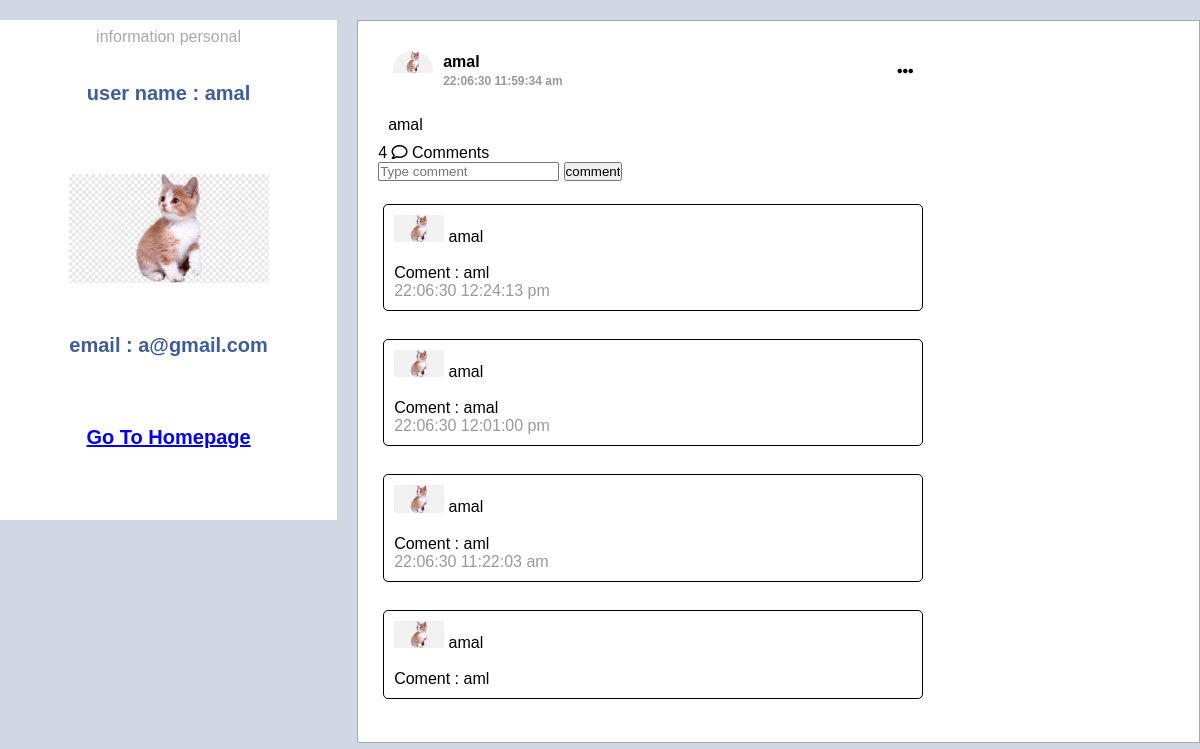
The page /profile.php (signed in) on the database its author committed.
### tables this page shows
CREATE TABLE `users` (
  `userId` int(255) NOT NULL,
  `username` varchar(255) NOT NULL,
  `email` varchar(255) NOT NULL,
  `password` varchar(255) NOT NULL,
  `name_img` varchar(255) NOT NULL
);

CREATE TABLE `user_post` (
  `post_id` int(255) NOT NULL,
  `userId` int(255) NOT NULL,
  `written_text` varchar(255) NOT NULL,
  `comments` int(255) NOT NULL,
  `likes` int(255) NOT NULL,
  `created_datetime` text NOT NULL,
  `img_url` int(255) DEFAULT NULL
);

CREATE TABLE `post_comment` (
  `comment_id` int(255) NOT NULL,
  `post_id` int(255) NOT NULL,
  `userId` int(255) NOT NULL,
  `comment_text` varchar(255) NOT NULL,
  `created_datetime` varchar(255) NOT NULL
);

### profile.php (the view, shortened to what this page needs)
<?php
require "config.php";
$name = $_SESSION['username'];
$userId = $_SESSION['user_Id'];
$email = $_SESSION['email'];
?>
<!DOCTYPE html>
<html lang="en">
<head>
    <link rel="stylesheet" href="https://cdnjs.cloudflare.com/ajax/libs/font-awesome/5.15.4/css/all.min.css" />
    <link rel="stylesheet" type="text/css" href="stylehome.css">
</head>
<body style="background:#d0d8e4">
    <div style="display:flex;">
        <div style="min-height:400px;flex:1;">
            <div id="friend-bar">
                information personal <br>
                <br>
                <br>
                <div id="friends">
                    <p>user name : <?php echo $name ?></p>
                    <br>
                    <br>
                    <br>
                    <?php
                    $sql3 = "SELECT name_img from users WHERE userId=" . $userId;
                    $result = mysqli_query($conn, $sql3);
                    if ($result->num_rows > 0) {
                        while ($row = $result->fetch_assoc()) {
                            $img = './image/' . $row['name_img'];
                            echo "<img src='$img' style='max-width:200px ';>";
                        }
                    }
                    ?>
                    <br>
                    <br>
                    <br>
                    <p> email : <?php echo $email; ?></p>
                    <br>
                    <br>
                    <br>
                    <a href="homepage.php" style="text-align: center;">
                        Go To Homepage
                    </a>
                </div>
            </div>
        </div>
        <div style="min-height:400px;flex:2.5;padding:20px;padding-right:0px">
            <div style="border:solid thin #aaa ; padding:10px; background-color:white">
                <?php
                $sql2 = "SELECT p.written_text, p.created_datetime, p.userId, p.post_id,u.username, u.name_img
                FROM user_post as p JOIN users as u WHERE p.userId = u.userId and p.userId = $_SESSION[user_Id] ORDER BY p.created_datetime DESC";
                $res = mysqli_query($conn, $sql2);
                if ($res->num_rows > 0) {
                    while ($row = $res->fetch_assoc()) {
                        $comments_count_result = mysqli_query($conn, "SELECT COUNT(*) FROM post_comment WHERE post_id = $row[post_id]");
                        $count_row = $comments_count_result->fetch_array();
                        $comments_count = $count_row[0];
                        $img = './image/' . $row['name_img'];
                        echo '<div class="post">
    <div class="post-top">
        <div class="dp">
            <img src="' . $img . '" alt="">
        </div>
        <div class="post-info">' .
                            '<p class="name">' . $row['username'] . '</p>' .
                            '<span class="time">' . $row['created_datetime'] . '</span>' .
                            '</div>
    <i class="fas fa-ellipsis-h"></i>
    </div>
<div class="post-content">' .
                            $row['written_text'] .
                            '</div>' .
                            '<div>
    <span>' . $comments_count . '</span>
    <i class="far fa-comment"></i>
    <span>Comments</span>
    <br>
    <form method="post" action="">
        <input type="hidden" name="post_id" value= ' . $row['post_id'] . '>
        <input type="text" name="comment" placeholder="Type comment" >
        <input type="submit" value="comment" name="subcomment">
    </form>
    <div class = "commentst">' . '<br>';
                        $sql = "SELECT c.comment_text ,c.created_datetime ,c.userId ,c.comment_id,c.post_id,
    u.username FROM post_comment as c JOIN users as u WHERE post_id = $row[post_id] and
     u.userId = c.userId  ORDER BY c.created_datetime DESC";
                        $res2 = mysqli_query($conn, $sql);
                        if ($res2->num_rows > 0) {
                            while ($row2 = $res2->fetch_assoc()) {
                                $img = './image/' . $row['name_img'];
                                echo '<div class = "comments">';
                              echo "<img src='$img' style='max-width:50px ';>" .
                                    "<span>  $row2[username] </span>" . '<br>' . '<br>' .
                                    "<p> Coment : $row2[comment_text] </p>" .
                                    "<span class = 'time'> $row2[created_datetime] </span>" . '</div>' . '<br>';
                            }
                        }
                        echo '</div></div>
</div>';
                    }
                }
                ?>
            </div>
        </div>
    </div>
</body>
</html>

### stylehome.css (style rules this page uses)
* { margin:0; padding:0; box-sizing: border-box; font-family: sans-serif; }
.post { width:550px; background:#fff; border-radius:10px; margin:10px; }
.post .post-top { display:flex; align-items: center; padding:10px; margin: 5px; }
.post .post-top .dp { width:40px; height:40px; border-radius: 50%; overflow:hidden; }
.post .post-top .dp > img { width:100%; cursor:pointer; }
.post .post-top .post-info { margin-left:10px; font-weight: bold; }
.post .post-top .post-info .name { cursor:pointer; font-size:16px; }
.post .post-top .post-info .time { font-size:12px; cursor:pointer; }
.post .post-top i { margin-left:auto; cursor: pointer; }
.post .post-content { font-size:16px; font-weight:normal; padding:10px; }
.time { color: #999; text-align: right; }
.commentst { border-radius: 10px; }
.comments { border: 1px solid; border-radius: 5px; margin: 5px; padding: 10px; }

### profile.php (style rules this page uses)
#friend-bar { background-color: white; min-height: 500px; margin-top: 20px; color: #aaa; padding: 8px; text-align: center; }
#friends { clear: both; font-size: 20px; font-weight: bold; color: #405d9b; text-align: center; }

### rows shown on the page
users: name_img (picture)
user_post: userId.name_img (picture), userId.username "amal", created_datetime "22:06:30 11:59:34 am", written_text "amal", comments_count "4"
post_comment: userId.name_img (picture), userId.username "amal", comment_text "aml", created_datetime "22:06:30 12:24:13 pm"
post_comment: userId.name_img (picture), userId.username "amal", comment_text "amal", created_datetime "22:06:30 12:01:00 pm"
post_comment: userId.name_img (picture), userId.username "amal", comment_text "aml", created_datetime "22:06:30 11:22:03 am"
post_comment: userId.name_img (picture), userId.username "amal", comment_text "aml"

### other values the page prints
$name "amal"
$email "a@gmail.com"
